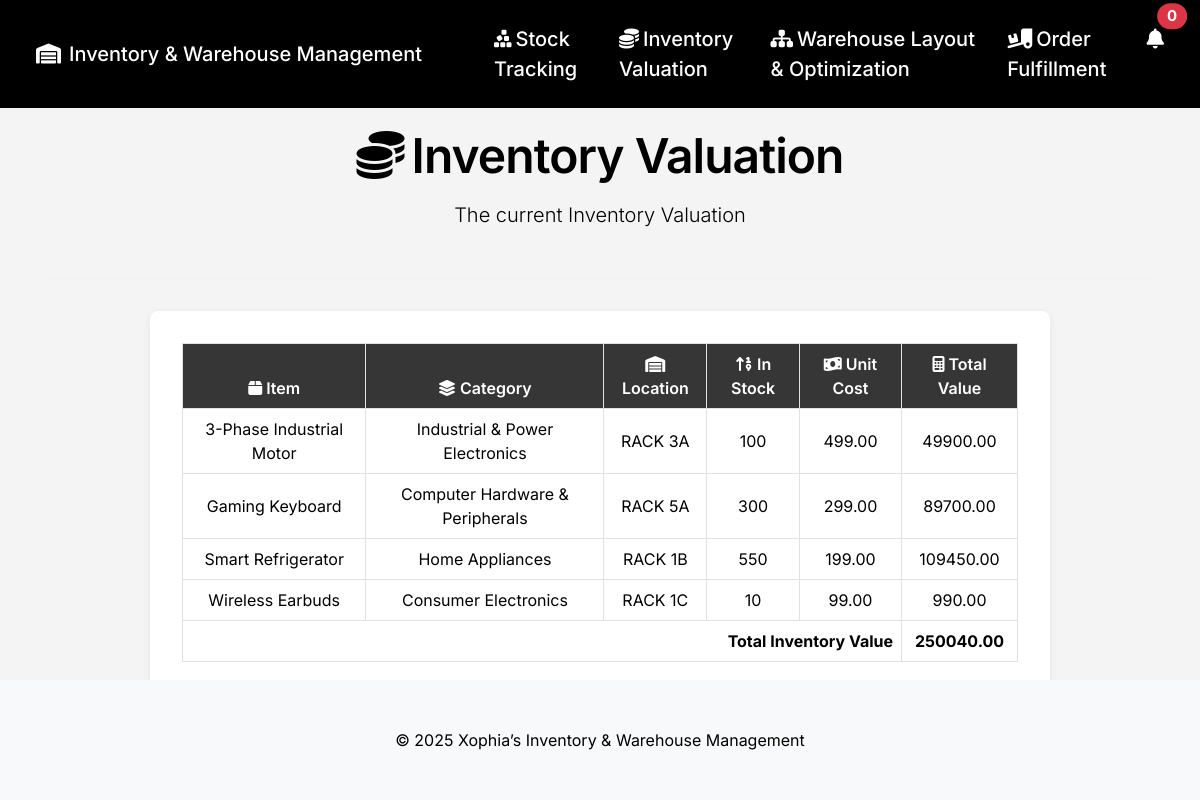
The page /inventory-valuation.php on the database its author committed.
### tables this page shows
CREATE TABLE `stocks` (
  `item` varchar(100) NOT NULL,
  `bar` varchar(255) NOT NULL,
  `category` varchar(100) NOT NULL,
  `location` varchar(100) NOT NULL,
  `price` float(255,2) NOT NULL,
  `id` int(10) NOT NULL,
  `stock` int(255) DEFAULT NULL,
  `notified` tinyint(1) DEFAULT 0
);

### inventory-valuation.php (the view, shortened to what this page needs)
<?php
include "config/config.php";
?>
<!DOCTYPE html>
<html lang="en">
<head>
    <link rel="stylesheet" href="https://cdn.jsdelivr.net/npm/bootstrap@5.3.3/dist/css/bootstrap.min.css">
    <link rel="stylesheet" href="https://cdnjs.cloudflare.com/ajax/libs/font-awesome/6.5.2/css/all.min.css">
    <link rel="stylesheet" href="https://cdnjs.cloudflare.com/ajax/libs/animate.css/4.1.1/animate.min.css"/>
</head>
<body>
    <nav class="navbar navbar-expand-lg navbar-dark fixed-top py-3">
        <div class="container-fluid">
            <a class="navbar-brand ps-4" href="index.php">
              <i class="fa-solid fa-warehouse me-2"></i>Inventory & Warehouse Management
            </a>
            <div class="collapse navbar-collapse justify-content-end" id="navbarNav">
                <ul class="navbar-nav gap-3">
                    <li class="nav-item ms-5">
                        <a class="nav-link" href="stock-tracking.php"><i class="fa-solid fa-cubes-stacked me-1"></i>Stock Tracking</a>
                    </li>
                    <li class="nav-item">
                        <a class="nav-link" href="inventory-valuation.php"><i class="fa-solid fa-coins me-1"></i>Inventory Valuation</a>
                    </li>
                    <li class="nav-item">
                        <a class="nav-link" href="warehouse-layout-optimization.php"><i class="fa-solid fa-sitemap me-1"></i>Warehouse Layout & Optimization</a>
                    </li>
                    <li class="nav-item">
                        <a class="nav-link" href="order-fulfillment.php"><i class="fa-solid fa-truck-ramp-box me-1"></i>Order Fulfillment</a>
                    </li>
                    <li>
                        <div class="nav-item dropdown me-3">
                           <a class="nav-link position-relative" href="#" id="notificationDropdown" data-bs-toggle="dropdown" aria-expanded="false" onclick="markNotificationsSeen()">
                                <i class="fa-solid fa-bell"></i>
                                <span class="position-absolute top-0 start-100 translate-middle badge rounded-pill bg-danger">
                                    <?php
                                    $query = "SELECT COUNT(*) as con FROM stocks WHERE stock < 49 AND notified = 0";
                                    $result = mysqli_query($conn, $query);
                                    echo mysqli_fetch_array($result)['con'];
                                    ?>
                                </span>
                            </a>
                        </div>
                    </li>
                </ul>
            </div>
        </div>
    </nav>
    <div class="container text-center" style="margin-top: 120px;">
        <div class="row mb-4">
            <div class="col-12 animate__animated animate__fadeInLeft">
                <div class="section-title mb-2">
                    <i class="fa-solid fa-coins me-2"></i>Inventory Valuation
                </div>
                <p class="lead">
                    The current Inventory Valuation
                </p>
            </div>
        </div>
        <hr class="divider">
        <div class="main-container section-image-animate">
            <div class="table-responsive mb-4">
                <table class="table table-bordered align-middle">
                    <thead>
                        <tr>
                            <th scope="col"><i class="fa-solid fa-box"></i> Item</th>
                            <th scope="col"><i class="fa-solid fa-layer-group"></i> Category</th>
                            <th scope="col"><i class="fa-solid fa-warehouse"></i> Location</th>
                            <th scope="col"><i class="fa-solid fa-sort-numeric-up"></i> In Stock</th>
                            <th scope="col"><i class="fa-solid fa-money-bill-wave"></i> Unit Cost</th>
                            <th scope="col"><i class="fa-solid fa-calculator"></i> Total Value</th>
                        </tr>
                    </thead>
                    <tbody>
                        <?php
                                $query = "SELECT *, concat(price * stock) as totalCost FROM stocks";
                                $res = mysqli_query($conn, $query);
                                while ($data = mysqli_fetch_array($res)) {
                                    ?>
                                    <tr>
                                        <td><?php echo $data['item']; ?></td>
                                        <td><?php echo $data['category']; ?></td>
                                        <td><?php echo $data['location']; ?></td>
                                        <td><?php echo $data['stock']; ?></td>
                                        <td><?php echo $data['price']; ?></td>
                                        <td><?php echo $data['totalCost']; ?></td>
                                    </tr>
                                    <?php
                                    }
                        ?>
                    </tbody>
                    <tfoot>
                        <tr>
                            <th colspan="5" class="text-end">Total Inventory Value</th>
                            <?php
                                $query = "SELECT sum(price * stock) as totalval FROM stocks";
                                $res = mysqli_query($conn, $query);
                                while($data2 = mysqli_fetch_array($res)){
                                    ?>
                                    <th><?php echo $data2['totalval']?></th>
                                    <?php
                                }
                            ?>
                        </tr>
                    </tfoot>
                </table>
            </div>
        </div>
    </div>
    <footer class="bg-light py-5 mt-5">
        <div class="container text-center">
            &copy; <?= date("Y") ?> Xophia’s Inventory & Warehouse Management
        </div>
    </footer>
</body>
</html>

### inventory-valuation.php (style rules this page uses)
html { scroll-behavior: smooth; }
body { font-family: 'Inter', Arial, sans-serif; background: #f4f4f4; color: #000; }
footer { position: absolute; bottom: 0; left: 0; right: 0; }
.navbar { background: #000 !important; }
.navbar-brand, .nav-link, .navbar-text { color: #fff !important; font-weight: 500; font-size: 20px; }
.section-title { font-size: 48px; font-weight: 600; letter-spacing: -0.02em; }
.main-container { margin: 2em auto; max-width: 900px; background: #fff; padding: 2em; border-radius: 8px; box-shadow: 0 2px 8px 0 #00000011; }
.table thead th { background: #363636; color: #fff; font-weight: 600; }
.table tbody tr { background: #fff; }
.table tbody tr:nth-child(even) { background: #f2f2f2; }
.divider { border-top: 1px solid #E6E6E6; margin: 2rem 0; }
.section-image-animate { opacity: 0; transform: translateY(40px); transition: opacity 1.1s cubic-bezier(0.23,1,0.32,1), transform 1.1s cubic-bezier(0.23,1,0.32,1); }
.section-image-animate.in-view { opacity: 1 !important; transform: none !important; }

### rows shown on the page
stocks: item "3-Phase Industrial Motor", category "Industrial & Power Electronics", location "RACK 3A", stock "100", price "499.00", totalCost "49900.00"
stocks: item "Gaming Keyboard", category "Computer Hardware & Peripherals", location "RACK 5A", stock "300", price "299.00", totalCost "89700.00"
stocks: item "Smart Refrigerator", category "Home Appliances", location "RACK 1B", stock "550", price "199.00", totalCost "109450.00"
stocks: item "Wireless Earbuds", category "Consumer Electronics", location "RACK 1C", stock "10", price "99.00", totalCost "990.00"

### other values the page prints
mysqli_fetch_array($result)['con'] "0"
$data2['totalval'] "250040.00"
